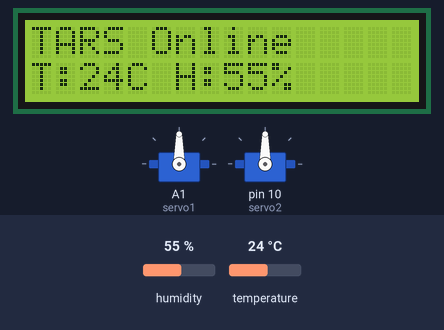
The sketch below on a simulated Arduino Uno, built with avr-gcc and run on an emulated ATmega328P. Parts: 16×2 character LCD, 2 × servo. Inputs (shaded band) come from the test bench; at power-on: temperature 24 °C, humidity 55 %. What the sketch prints to the serial monitor is not drawn.

Above: at 1.2 s.
1.3 s: temperature set to 29 °C
At 3.9 s:
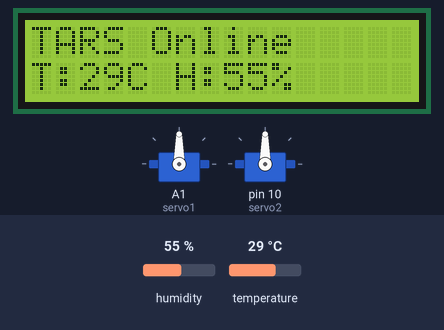
4.6 s: temperature set to 32 °C
At 6.0 s:
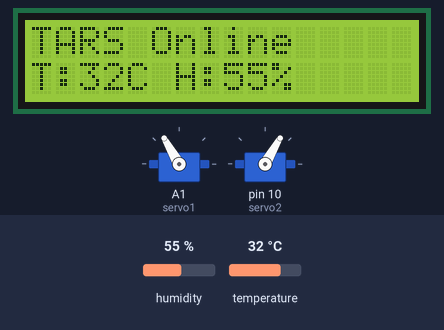
10.7 s: humidity set to 22 %
At 13.6 s:
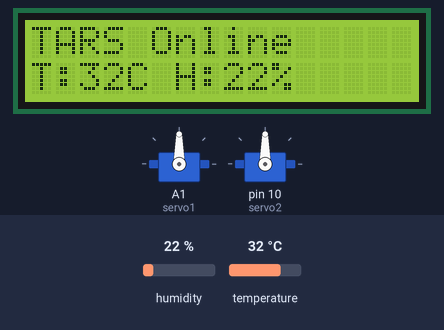
14.0 s: humidity set to 40 %
At 16.0 s:
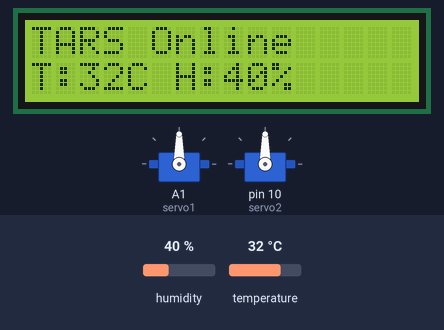
Timing chart, 0 to 18.3 s (numbered marks = the images above; inputs shaded):
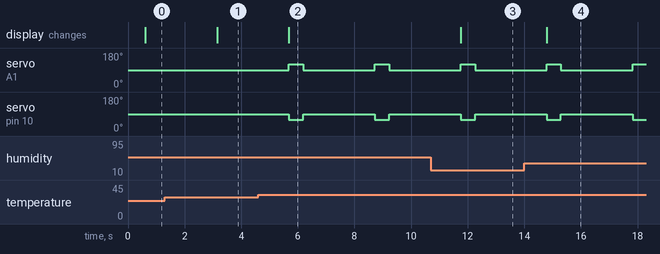

Measured:
- the behaviour switches between 30 and 31 °C on temperature (found by bisection; images 1 and 2)
- after the input at 1.3 s, the display: changes after 1.8 s (image 1)
- after the input at 4.6 s, servo on A1 (servo1): alternates 120° for 0.50 s and 90° for 2.5 s, starting after 1.1 s; servo on pin 10 (servo2): alternates 90° for 2.5 s and 60° for 0.50 s, starting after 1.1 s; the display: changes after 1.1 s (image 2)
- after the input at 10.7 s, the display: changes after 1.1 s (image 3)
- after the input at 14.0 s, the display: changes after 0.80 s (image 4)

The sketch:

GabeCode.ino
```cpp
#include <Wire.h>
#include <LiquidCrystal_I2C.h>
#include <DHT11.h>
#include <Servo.h>

LiquidCrystal_I2C lcd(0x27, 16, 2);
DHT11 dht11(2); // DHT11 on D2

// Declare servos
Servo servo1; // First servo (e.g., left leg)
Servo servo2; // Second servo (e.g., right leg)

void setup() {
  lcd.init();
  lcd.backlight();
  Serial.begin(9600);

  // Attach servos
  servo1.attach(A1); // Servo 1 on A1
  servo2.attach(10); // Servo 2 on D10

  // Set initial servo positions
  servo1.write(90); // Center position
  servo2.write(90);

  lcd.setCursor(0, 0);
  lcd.print("TARS Online");
}

void loop() {
  int temperature = 0;
  int humidity = 0;
  int result = dht11.readTemperatureHumidity(temperature, humidity);

  if (result == 0) {
    // Serial output for debugging
    Serial.print("Temperature: ");
    Serial.print(temperature);
    Serial.print(" °C\tHumidity: ");
    Serial.print(humidity);
    Serial.println(" %");

    // Display on LCD
    lcd.setCursor(0, 1); // Second line
    lcd.print("T:"); // Temperature label
    lcd.print(temperature);
    lcd.print("C H:"); // Humidity label
    lcd.print(humidity);
    lcd.print("%  "); // Clear extra characters

    // Servo movement based on temperature (placeholder for walking)
    if (temperature > 30) { // If hot, move servos
      servo1.write(120); // Simulate step
      servo2.write(60);
      delay(500);
      servo1.write(90); // Return to center
      servo2.write(90);
    }
  } else {
    Serial.println(DHT11::getErrorString(result));
    lcd.setCursor(0, 1);
    lcd.print("Sensor Error ");
  }

  delay(2000); // Delay for readability
}
```
